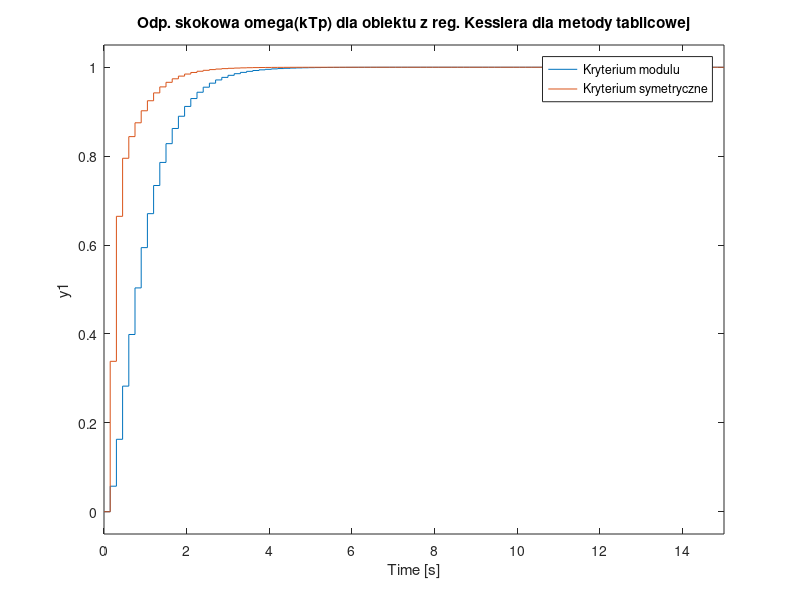
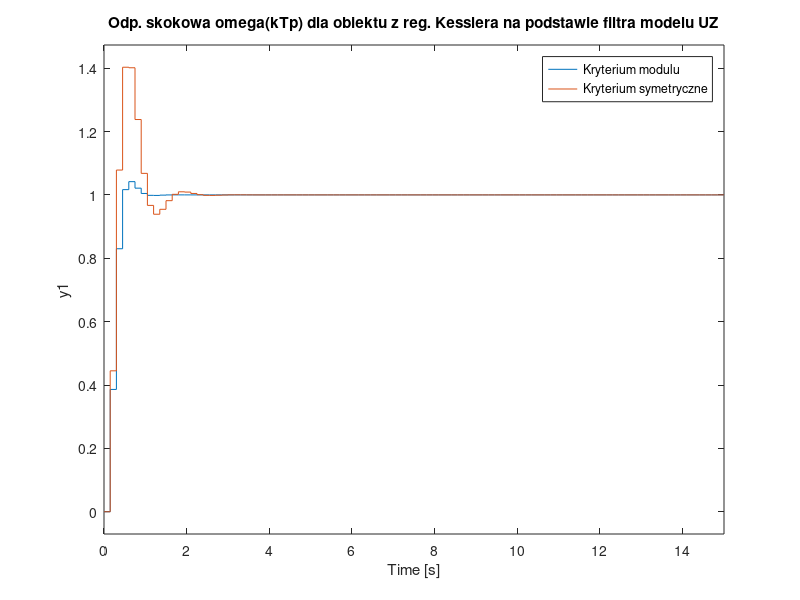

Write the MATLAB code that produced these figures, in order.
%{
'Dyskretny regulator Kesslera w serwomechanizmie DC'
Wyznaczanie transmitancji dyskretnej regulatora Kesslera oraz modelu
numerycznego dyskretnego ukladu regulacji w oparciu o:
a) kryterium optimum modulu (z tablic i na podst. filtra modelu UZ)
b) kryterium symetryczne (z tablic i na podst. filtra modelu UZ)
oraz wyznaczyć przebiegi odpowiedzi skokowych omega(kTp) ukladow regulacji
z wyznaczonymi regulatorami dla przypadkow a) i b) dla przyjetego czasu Tp.
Autorzy: Badelek Piotr & Fusiara Jakub
Grupa: WMT18AP1S1


Przyjete oznaczenia:
cefi - iloczyn stalej elektrycznej i strumienia magnetycznego 
Tm - mechaniczna stala czasowa silnika DC
Te - elektryczna stala czasowa silnika DC
Tp - czas probkowania
Ko - wzmocnienie obiektu
Go - transmitancja zastepcza toru glownego sterowania
Tsigma1 - stala czasowa czlonu PWM
Tsigma2 - stala czasowa przetwornika C/A
Tsigma3 - stala czasowa wzmacniacza
%}

%Utworzenie modelu silnika pradu stalego dla zadanych parametrow:
cefi = 2.62;                                                               %[V*s]
Tm = 0.18;                                                                 %[s]
Te = 0.03;                                                                 %[s]
Tsigma1 = 0.02;                                                            %[s]
Tsigma2 = 0.06;                                                            %[s]
Tsigma3 = 0.01;                                                            %[s]

Tsigma = Tsigma1 + Tsigma2 + Tsigma3;                                      % Zastepcza stala czasowa
Tp = 0.15;                                                                 % Okreslenie czasu probkowania
%--------------------------------------------------------------------------
%                      1. Modele numeryczne 
s=tf('s');                                                                 % Zdefiniowanie zmiennej zespolonej s 
%{
                                                                            Postać transmitancji toru glownego sterowania z czlonem o dominujacej
                                                                            stalej Tm oraz czlonem reprezentujacym dynamike zastepcza:
%}
Ko=1/cefi;                                                                 % Wzmocnienie obiektu                     
Go=Ko/((Tm*s+1)*(Tsigma*s+1));                                             % Transmitancja zastepcza toru glownego ster.

% a) Kryterium optimum modulu

% Kryterium optimum modulu z tablic
Tr1=Tm;                                                                    % Kompensacja dominujacej stalej czasowej
Kr1=Tm/(2*Ko*Tsigma);                                                      % Nastawy, Zapis wzmocnienia regulatora
Greg_M=Kr1*(1+Tr1*s)/s;                                                    % Zapis transmitancji ciaglej regulatora
%dyskretyzacja
GkM_d = c2d(Greg_M, Tp, 'zoh');                                            % Dyskretyzacja transmitancji ciaglej regulatora
Go_d = c2d(Go, Tp, 'zoh');                                                 % Dyskretyzacja transmitancji zastepczej toru glownego ster.
GUR_M1_d = GkM_d*Go_d/(1+GkM_d*Go_d);                                      % Transmitancja dyskretna ukladu regulacji

                                                                           % Zdefiniowanie czasu symulacji
% Kryterium optimum modulu na podstawie filtra UZ
GZ_M2=1/(1+2*Tsigma*s+2*Tsigma^2*s^2);                                     % Transmitancja ukladu zamknietego
Greg_M2=GZ_M2/((1-GZ_M2)*Go);                                              % Transmitancja regulatora
%dyskretyzacja
GUR_M2_d=c2d(GZ_M2,Tp,'zoh');                                              % Dyskretyzacja transmitancji ukladu regulacji
Greg_M2_d=c2d(Greg_M2,Tp,'zoh');                                           % Dyskretyzacja transmitancji regulatora


% b) Kryterium symetryczne

%Kryterium symetryczne z tablic
Tr = 4*Tsigma;                                                             % Obliczenie stalej czasowej regulatora                                                           
Kr2= Tm/(8*Ko*Tsigma^2);                                                   % Nastawy, Zapis wzmocnienia regulatora
Greg_S= Kr2*(1+Tr*s)/s;                                                    % Transmitancja ciagla regulatora
GUR_S= Greg_S*Go/(1+Greg_S*Go);                                            % Transmitancja ciagla ukladu regulacji
% Dyskretyzacja 
GkS_d= c2d(Greg_S,Tp,'zoh');                                               % Dyskretyzacja transmitancji ciaglej regulatora
GUR_S1_d=c2d(GUR_S,Tp,'zoh');                                              % Transmitancja dyskretna ukladu regulacji


% Kryterium symetryczne na podstawie filtra UZ
GUR_S2=(4*Tsigma*s+1)/(8*Tsigma^3*s^3+8*Tsigma^2*s^2+4*Tsigma*s+1);        % Transmitancja ciagla ukladu zamknietego
Greg_S2=GUR_S2/((1-GUR_S2)*Go);                                            % Transmitancja ciagla regulatora
%Dyskretyzacja
GUR_S2_d=c2d(GUR_S2,Tp,'zoh');                                             % Dyskretyzacja transmitancji ukladu zamknietego
Greg_S2_d=c2d(Greg_S2,Tp,'zoh');                                           % Dyskretyzacja transmitancji regulatora 

tfinal = 15;
figure(1),step(GUR_M1_d,GUR_S1_d,tfinal)                                   % Odpowiedz skokowa ukladu
title('Odp. skokowa omega(kTp) dla obiektu z reg. Kesslera dla metody tablicowej')
legend('Kryterium modulu', 'Kryterium symetryczne')
grid
figure(2),step(GUR_M2_d,GUR_S2_d,tfinal)                                   % Odpowiedz skokowa ukladu
title('Odp. skokowa omega(kTp) dla obiektu z reg. Kesslera na podstawie filtra modelu UZ')
legend('Kryterium modulu', 'Kryterium symetryczne')
grid

%{
---------------------------------------------------------------------------
                         2.1 Wnioski ilosciowe

 2.1.1 Kryterium modulu z tablic:
         Czas narastania Tn = 1.95 [s]
         Czas regulacji Tr = 3 [s]
         Przeregulowanie P = 0 [%]
         Uchyb ustalony E = 0 

 2.1.2 Kryterium modulu na podstawie filtra UZ:
         Czas narastania Tn = 0.317 [s]
         Czas regulacji Tr = 0.762 [s]
         Przeregulowanie P = 4.18 [%]
         Uchyb ustalony E = 0 

 2.1.3 Kryterium symetryczne z tablic:
         Czas narastania Tn = 0.845 [s]
         Czas regulacji Tr = 1.8 [s]
         Przeregulowanie P = 0 [%] 
         Uchyb ustalony E = 0

 2.1.4 Kryterium symetryczne na podstawie filtra UZ:
         Czas narastania Tn = 0.224 [s] 
         Czas regulacji Tr = 1.49 [s]
         Przeregulowanie P = 40.3 [%]
         Uchyb ustalony E = 0

---------------------------------------------------------------------------
                        2.2 Wnioski jakosciowe

 2.2.1 Najdluzszym czasem narastania sygnalu odpowiedzi charakteryzowal
       sie uklad wykorzystujacy kryterium optimum modulu, wyznaczony za
       pomoca tablic. Najkrotszy czas narastania otrzymalismy dla ukladu
       wykorzystujacego kryterium symetryczne na podstawie filtra ukladu
       zamknietego. 

 2.2.2 Najdluzszy czas regulacji otrzymalismy dla ukladu wykorzystujacego
       optimum modulu, wyznaczony za pomoca tablic. Najkrotszy czas
       regulacji zostal uzyskany przy ukladzie wykorzystujacym optimum
       modulu na podstawie filtra UZ. 

 2.2.3 Najwieksze przeregulowanie sygnalu odpowiedzi uzyskalismy dla ukladu
       wykorzystujacego kryterium symetryczne na podstawie filtru UZ.Dla
       ukladow wykorzystujacych metode z tablic nie uzyskalismy
       przeregulowan. 

 2.2.4 Dla wszystkich wyznaczonych odpowiedzi skokowych uzyskalismy
       zerowy uchyb ustalony.

---------------------------------------------------------------------------
                         3.  Rekomendacja

   3.1 Powyzej zastosowane kryteria zapewniaja dokladnosć serwomechanizmu
       dzieki uzyskanym zerowym uchybom ustalonym odpowiedzi skokowych.

   3.2 Najszybsze uzyskanie i utrzymanie zadanej predkosci obrotowej
       serwomechanizmu zapewnia zastosowanie regulatora Kesslera z
       wykorzystaniem kryterium optimum modulu na podstawie filtra ukladu
       zamknietego.
%}
%}